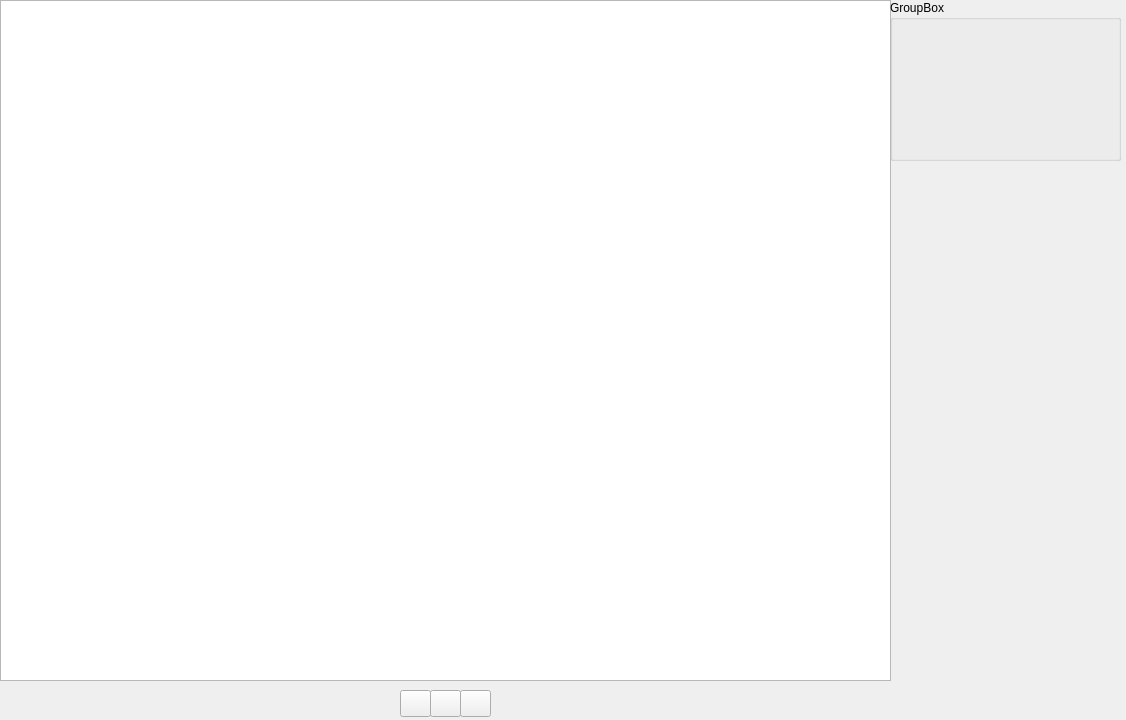
<?xml version="1.0" encoding="UTF-8"?>
<ui version="4.0">
 <class>GraphWidget</class>
 <widget class="QWidget" name="GraphWidget">
  <property name="geometry">
   <rect>
    <x>0</x>
    <y>0</y>
    <width>1126</width>
    <height>720</height>
   </rect>
  </property>
  <property name="windowTitle">
   <string>Form</string>
  </property>
  <widget class="QGraphicsView" name="vizCanvas">
   <property name="geometry">
    <rect>
     <x>0</x>
     <y>0</y>
     <width>891</width>
     <height>681</height>
    </rect>
   </property>
  </widget>
  <widget class="QPushButton" name="ButtonZoomIn">
   <property name="geometry">
    <rect>
     <x>400</x>
     <y>690</y>
     <width>31</width>
     <height>27</height>
    </rect>
   </property>
   <property name="text">
    <string/>
   </property>
   <property name="icon">
    <iconset theme="zoom-in">
     <normaloff/>
    </iconset>
   </property>
   <property name="iconSize">
    <size>
     <width>16</width>
     <height>16</height>
    </size>
   </property>
   <property name="shortcut">
    <string>Ctrl++</string>
   </property>
  </widget>
  <widget class="QPushButton" name="ButtonZoomOut">
   <property name="geometry">
    <rect>
     <x>430</x>
     <y>690</y>
     <width>31</width>
     <height>27</height>
    </rect>
   </property>
   <property name="text">
    <string/>
   </property>
   <property name="icon">
    <iconset theme="zoom-out">
     <normaloff/>
    </iconset>
   </property>
   <property name="iconSize">
    <size>
     <width>16</width>
     <height>16</height>
    </size>
   </property>
   <property name="shortcut">
    <string>Ctrl+-</string>
   </property>
  </widget>
  <widget class="QPushButton" name="ButtonZoomDefault">
   <property name="geometry">
    <rect>
     <x>460</x>
     <y>690</y>
     <width>31</width>
     <height>27</height>
    </rect>
   </property>
   <property name="text">
    <string/>
   </property>
   <property name="icon">
    <iconset theme="zoom-fit-best">
     <normaloff/>
    </iconset>
   </property>
   <property name="iconSize">
    <size>
     <width>16</width>
     <height>16</height>
    </size>
   </property>
  </widget>
  <widget class="QGroupBox" name="groupBox">
   <property name="geometry">
    <rect>
     <x>890</x>
     <y>0</y>
     <width>231</width>
     <height>161</height>
    </rect>
   </property>
   <property name="title">
    <string>GroupBox</string>
   </property>
  </widget>
  <widget class="QStackedWidget" name="stackedWidget">
   <property name="geometry">
    <rect>
     <x>940</x>
     <y>200</y>
     <width>120</width>
     <height>80</height>
    </rect>
   </property>
   <property name="currentIndex">
    <number>0</number>
   </property>
   <widget class="QWidget" name="page"/>
   <widget class="QWidget" name="page_2">
    <widget class="QFontComboBox" name="fontComboBox">
     <property name="geometry">
      <rect>
       <x>20</x>
       <y>30</y>
       <width>292</width>
       <height>27</height>
      </rect>
     </property>
    </widget>
   </widget>
  </widget>
 </widget>
 <resources/>
 <connections/>
</ui>
